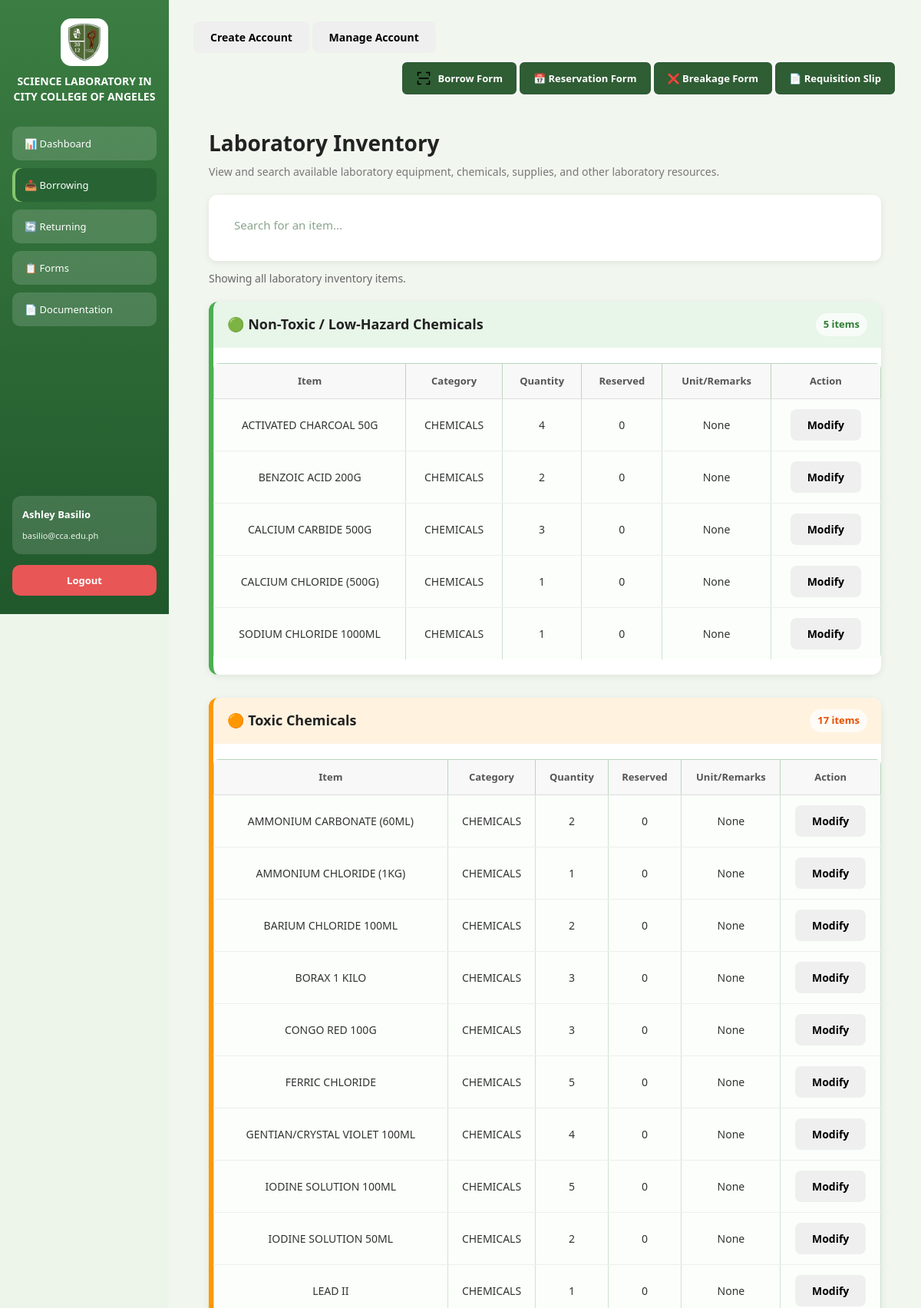
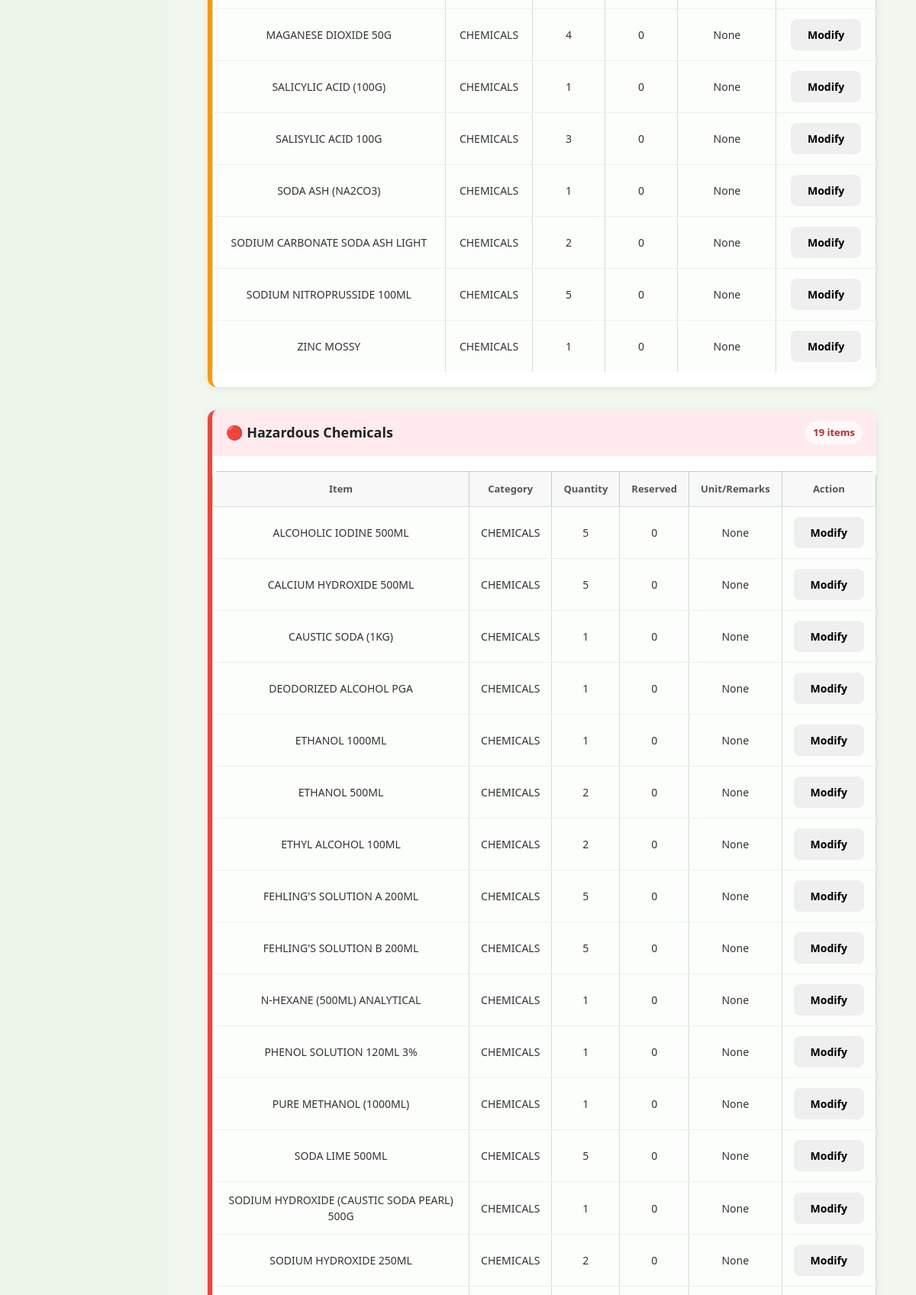
Screenshot of /borrow (signed in, upper part) with the database file from the repository (2 pictures, top to bottom).
### tables this page shows
CREATE TABLE "Items" (
	"ItemID"	INTEGER,
	"Code"	TEXT NOT NULL,
	"Category"	TEXT NOT NULL,
	"Type"	TEXT NOT NULL,
	"Status"	TEXT NOT NULL,
	"Remarks"	TEXT,
	"Class"	TEXT,
	PRIMARY KEY("ItemID")
);

### app.py (the view)
@app.route('/borrow')
@isLogin
def borrow():
    conn = sqlite3.connect(DB_PATH, timeout=5)
    conn.row_factory = sqlite3.Row
    cursor = conn.cursor()
    cursor.execute("""
    SELECT
        MIN(Items.ItemID) AS ItemID,
        Items.Category,
        TRIM(Items.Class) AS Class,
        Items.Type,
        Items.Remarks,
        COUNT(DISTINCT Items.ItemID) AS Quantity,
        COUNT(DISTINCT Reservation.ReservationID) AS reservedItems
    FROM Items
    LEFT JOIN Reservation
        ON Items.ItemID = Reservation.ItemID
    GROUP BY
        Items.Category,
        TRIM(Items.Class),
        Items.Type,
        Items.Remarks
""")
    items = cursor.fetchall()
    conn.close()
    return render_template('borrow.html', items=items)

### app.py (called while the page is built)
def isLogin(func):
    @wraps(func)
    def wrapper(*args, **kwargs):
        if 'username' not in session:
            return render_template('login.html')
        return func(*args, **kwargs)
    return wrapper

### templates/borrow.html (shortened to what this page needs)
<!DOCTYPE html>
<html>
<head>
    <link rel="stylesheet" href="{{ url_for('static', filename='dashboard.css') }}">
</head>
<body>
<div class="container">
<div class="sidebar">
    <div class="logo-header">
        <img src="{{ url_for('static', filename='images/logo.png') }}" class="logo">
        <h2 class="title">
            SCIENCE LABORATORY IN<br>
            CITY COLLEGE OF ANGELES
        </h2>
    </div>
    <button class="menu-btn" onclick="location.href='dashboard'">
        📊 Dashboard
    </button>
    <button class="menu-btn active">
        📥 Borrowing
    </button>
    <button class="menu-btn" onclick="location.href='returning'">
        🔄 Returning
    </button>
    <button class="menu-btn" onclick="location.href='broken'">
        📋 Forms
    </button>
    <button class="menu-btn" onclick="location.href='documentation'">
        📄 Documentation
    </button>
    <div class="user-box">
        <p class="name">
            Ashley Basilio
        </p>
        <small>
            basilio@cca.edu.ph
        </small>
    </div>
    <button class="logout-btn" onclick="logout()">
        Logout
    </button>
</div>
<div class="main">
            {% if session['role'] == 'superAdmin' %}
                <button onclick="openForm('createAccount')">Create Account</button>
                <button onclick="manageAccount()">Manage Account</button>
            {% endif %}
<div class="top-bar">
    <button class="qr-btn" onclick="openForm('checkID')">
        <img
        src="{{ url_for('static', filename='images/icon.png') }}"
        class="qr-icon">
        Borrow Form
    </button>
    <button class="top-btn" onclick="openForm('reservationForm')">
        📅 Reservation Form
    </button>
    <button class="top-btn" onclick="openForm('breakageForm')">
        ❌ Breakage Form
    </button>
    <button class="top-btn" onclick="openForm('requisitionForm')">
        📄 Requisition Slip
    </button>
</div>
<div class="inventory-container">
    <div class="inventory-header">
        <h2>Laboratory Inventory</h2>
        <p>
            View and search available laboratory equipment, chemicals,
            supplies, and other laboratory resources.
        </p>
    </div>
    <div class="inventory-search-container">
        <input
            type="text"
            id="inventorySearch"
            placeholder="Search for an item..."
            oninput="searchInventory()"
        >
    </div>
    <p class="search-result" id="searchResult">
        Showing all laboratory inventory items.
    </p>
<div class="inventory-category category-nontoxic">
    <div class="category-header">
        <h3>🟢 Non-Toxic / Low-Hazard Chemicals</h3>
        <span class="category-count">
            <span class="category-visible-count">{{ items | selectattr("Class", "equalto", "NON-TOXIC") | list | length }}</span> items
        </span>
    </div>
    <div class="inventory-table-wrapper">
        <table class="inventory-table">
            <thead>
                <tr>
                    <th style="text-align:center;">Item</th>
                    <th style="text-align:center;">Category</th>
                    <th style="text-align:center;">Quantity</th>
                    <th style="text-align:center;">Reserved</th>
                    <th style="text-align:center;">Unit/Remarks</th>
                    {% if session["role"] == "superAdmin" %}
                                        <th style="text-align:center;"> Action
                                        </th>
                                    {% endif %}
                </tr>
            </thead>
            <tbody>
                {% for item in items %}
                    {% if item["Class"] == "NON-TOXIC" %}
                        <tr>
                            <td>{{ item["Type"] }}</td>
                            <td>{{ item["Category"] }}</td>
                            <td>{{ item["Quantity"] }}</td>
                            <td>{{ item["reservedItems"] }}</td>
                            <td>{{ item["Remarks"] }}</td>
                              {% if session["role"] == "superAdmin" %}
                            <td>
                                <button onclick="openForm('modifyForm', '{{ item['ItemID'] }}')">
                                    Modify
                                </button>
                            </td>
                             {% endif %}
                        </tr>
                    {% endif %}
                {% endfor %}
            </tbody>
        </table>
    </div>
</div>
<div class="inventory-category category-toxic">
    <div class="category-header">
        <h3>🟠 Toxic Chemicals</h3>
        <span class="category-count">
            <span class="category-visible-count">{{ items | selectattr("Class", "equalto", "TOXIC CHEMICALS") | list | length }}</span> items
        </span>
    </div>
    <div class="inventory-table-wrapper">
        <table class="inventory-table">
            <thead>
                <tr>
                    <th style="text-align:center;">Item</th>
                    <th style="text-align:center;">Category</th>
                    <th style="text-align:center;">Quantity</th>
                    <th style="text-align:center;">Reserved</th>
                    <th style="text-align:center;">Unit/Remarks</th>
                    {% if session["role"] == "superAdmin" %}
                                        <th style="text-align:center;"> Action
                                        </th>
                                    {% endif %}
                </tr>
            </thead>
            <tbody>
                {% for item in items %}
                    {% if item["Class"] == "TOXIC CHEMICALS" %}
                        <tr>
                            <td>{{ item["Type"] }}</td>
                            <td>{{ item["Category"] }}</td>
                            <td>{{ item["Quantity"] }}</td>
                            <td>{{ item["reservedItems"] }}</td>
                            <td>{{ item["Remarks"] }}</td>
                            {% if session["role"] == "superAdmin" %}
                            <td>
                                <button onclick="openForm('modifyForm', '{{ item['ItemID'] }}')">
                                    Modify
                                </button>
                            </td>
                             {% endif %}
                        </tr>
                    {% endif %}
                {% endfor %}
            </tbody>
        </table>
    </div>
</div>
<div class="inventory-category category-hazardous">
    <div class="category-header">
        <h3>🔴 Hazardous Chemicals</h3>
        <span class="category-count">
            <span class="category-visible-count">{{ items | selectattr("Class", "equalto", "HAZARDOUS CHEMICALS") | list | length }}</span> items
        </span>
    </div>
    <div class="inventory-table-wrapper">
        <table class="inventory-table">
            <thead>
                <tr>
                    <th style="text-align:center;">Item</th>
                    <th style="text-align:center;">Category</th>
                    <th style="text-align:center;">Quantity</th>
                    <th style="text-align:center;">Reserved</th>
                    <th style="text-align:center;">Unit/Remarks</th>
                    {% if session["role"] == "superAdmin" %}
                                        <th style="text-align:center;"> Action
                                        </th>
                                    {% endif %}
                </tr>
            </thead>
            <tbody>
                {% for item in items %}
                    {% if item["Class"] == "HAZARDOUS CHEMICALS" %}
                        <tr>
                            <td>{{ item["Type"] }}</td>
                            <td>{{ item["Category"] }}</td>
                            <td>{{ item["Quantity"] }}</td>
                            <td>{{ item["reservedItems"] }}</td>
                            <td>{{ item["Remarks"] }}</td>
                            {% if session["role"] == "superAdmin" %}
                            <td>
                                <button onclick="openForm('modifyForm', '{{ item['ItemID'] }}')">
                                    Modify
                                </button>
                            </td>
                             {% endif %}
                        </tr>
                    {% endif %}
                {% endfor %}
            </tbody>
        </table>
    </div>
</div>
</div>
</div>
            </div>
</body>
</html>

### rows the page displays
Items: Type "CALCIUM CHLORIDE (500G)", Category "CHEMICALS", Quantity "1", reservedItems "0", Remarks "None"
Items: Type "SODIUM CHLORIDE 1000ML", Category "CHEMICALS", Quantity "1", reservedItems "0", Remarks "None"
Items: Type "AMMONIUM CHLORIDE (1KG)", Category "CHEMICALS", Quantity "1", reservedItems "0", Remarks "None"
Items: Type "LEAD II", Category "CHEMICALS", Quantity "1", reservedItems "0", Remarks "None"
Items: Type "SALICYLIC ACID (100G)", Category "CHEMICALS", Quantity "1", reservedItems "0", Remarks "None"
Items: Type "SODA ASH (NA2CO3)", Category "CHEMICALS", Quantity "1", reservedItems "0", Remarks "None"
Items: Type "ZINC MOSSY", Category "CHEMICALS", Quantity "1", reservedItems "0", Remarks "None"
Items: Type "CAUSTIC SODA (1KG)", Category "CHEMICALS", Quantity "1", reservedItems "0", Remarks "None"
Items: Type "DEODORIZED ALCOHOL PGA", Category "CHEMICALS", Quantity "1", reservedItems "0", Remarks "None"
Items: Type "ETHANOL 1000ML", Category "CHEMICALS", Quantity "1", reservedItems "0", Remarks "None"
Items: Type "N-HEXANE (500ML) ANALYTICAL", Category "CHEMICALS", Quantity "1", reservedItems "0", Remarks "None"
Items: Type "PHENOL SOLUTION 120ML 3%", Category "CHEMICALS", Quantity "1", reservedItems "0", Remarks "None"
Items: Type "PURE METHANOL (1000ML)", Category "CHEMICALS", Quantity "1", reservedItems "0", Remarks "None"
Items: Type "SODIUM HYDROXIDE (CAUSTIC SODA PEARL) 500G", Category "CHEMICALS", Quantity "1", reservedItems "0", Remarks "None"

### other values shown
{{ items | selectattr("Class", "equalto", "NON-TOXIC") | list | length }} "5"
{{ item["Type"] }} "ACTIVATED CHARCOAL 50G" "BENZOIC ACID 200G" "CALCIUM CARBIDE 500G"
{{ item["Category"] }} "CHEMICALS" "CHEMICALS" "CHEMICALS"
{{ item["Quantity"] }} "4" "2" "3"
{{ item["reservedItems"] }} "0" "0" "0"
{{ item["Remarks"] }} "None" "None" "None"
{{ item["Type"] }} "AMMONIUM CARBONATE (60ML)" "BARIUM CHLORIDE 100ML" "BORAX 1 KILO" "CONGO RED 100G" "FERRIC CHLORIDE" "GENTIAN/CRYSTAL VIOLET 100ML" "IODINE SOLUTION 100ML" "IODINE SOLUTION 50ML" "MAGANESE DIOXIDE 50G" "SALISYLIC ACID 100G" "SODIUM CARBONATE SODA ASH LIGHT" "SODIUM NITROPRUSSIDE 100ML"
{{ item["Category"] }} "CHEMICALS" "CHEMICALS" "CHEMICALS" "CHEMICALS" "CHEMICALS" "CHEMICALS" "CHEMICALS" "CHEMICALS" "CHEMICALS" "CHEMICALS" "CHEMICALS" "CHEMICALS"
{{ item["Quantity"] }} "2" "2" "3" "3" "5" "4" "5" "2" "4" "3" "2" "5"
{{ item["reservedItems"] }} "0" "0" "0" "0" "0" "0" "0" "0" "0" "0" "0" "0"
{{ item["Remarks"] }} "None" "None" "None" "None" "None" "None" "None" "None" "None" "None" "None" "None"
{{ item["Type"] }} "ALCOHOLIC IODINE 500ML" "CALCIUM HYDROXIDE 500ML" "ETHANOL 500ML" "ETHYL ALCOHOL 100ML" "FEHLING'S SOLUTION A 200ML" "FEHLING'S SOLUTION B 200ML" "SODA LIME 500ML" "SODIUM HYDROXIDE 250ML"
{{ item["Category"] }} "CHEMICALS" "CHEMICALS" "CHEMICALS" "CHEMICALS" "CHEMICALS" "CHEMICALS" "CHEMICALS" "CHEMICALS"
{{ item["Quantity"] }} "5" "5" "2" "2" "5" "5" "5" "2"
{{ item["reservedItems"] }} "0" "0" "0" "0" "0" "0" "0" "0"
